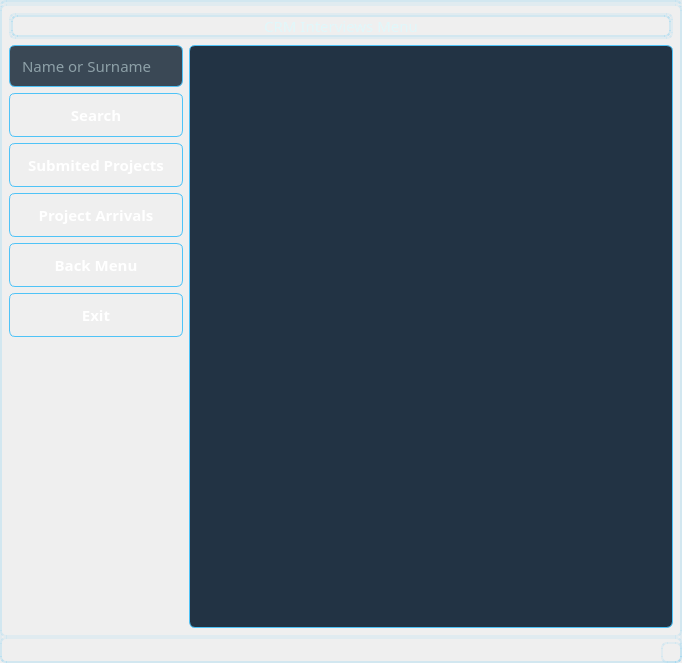
<?xml version="1.0" encoding="UTF-8"?>
<ui version="4.0">
 <class>MainWindow</class>
 <widget class="QMainWindow" name="MainWindow">
  <property name="geometry">
   <rect>
    <x>0</x>
    <y>0</y>
    <width>682</width>
    <height>663</height>
   </rect>
  </property>
  <property name="windowTitle">
   <string>MainWindow</string>
  </property>
  <property name="styleSheet">
   <string notr="true">/* === Genel Arka Plan ve Yazı Rengi === */
QWidget {
    background-color: qlineargradient(
        spread:pad, x1:0, y1:0, x2:1, y2:1,
        stop:0 #1A2A3A,
        stop:1 #223344
    );
    color: #E0F7FA;
    font-family: &quot;Segoe UI&quot;, sans-serif;
    font-size: 11pt;
    border: 2px solid rgba(79, 195, 247, 0.1);
    border-radius: 6px;
}

/* === QPushButton - Ana Butonlar === */
QPushButton {
    background: qlineargradient(x1:0, y1:0, x2:1, y2:1,
        stop:0 #03A9F4, stop:1 #0288D1);
    color: white;
    font-weight: bold;
    font-size: 11pt;
    border-radius: 6px;
    padding: 10px 18px;
    border: 1px solid #4FC3F7;
    box-shadow: 0px 5px 12px rgba(3, 169, 244, 0.3);
    transition: all 0.25s ease-in-out;
}

QPushButton:hover {
    background-color: #D32F2F;
    box-shadow: 0px 6px 16px rgba(211, 47, 47, 0.5);
    transform: scale(1.02);
}

QPushButton:pressed {
    background-color: #B71C1C;
    box-shadow: inset 0px 3px 6px rgba(0,0,0,0.3);
}

/* === QLineEdit === */
QLineEdit {
    background-color: rgba(38, 53, 68, 0.9);
    color: #E0F7FA;
    border: 1px solid #4FC3F7;
    border-radius: 6px;
    padding: 8px 10px;
    selection-background-color: #4FC3F7;
    selection-color: #1A2A3A;
    box-shadow: inset 1px 1px 3px rgba(0, 0, 0, 0.6);
}

/* === QComboBox === */
QComboBox {
    background-color: rgba(38, 53, 68, 0.9);
    color: #E0F7FA;
    border: 1px solid #4FC3F7;
    border-radius: 6px;
    padding: 8px;
    box-shadow: inset 1px 1px 3px rgba(0, 0, 0, 0.6);
}

QComboBox::drop-down {
    subcontrol-origin: padding;
    subcontrol-position: top right;
    width: 25px;
    background-color: #1B3B54;
    border-left: 1px solid #4FC3F7;
    border-top-right-radius: 6px;
    border-bottom-right-radius: 6px;
}

QComboBox::down-arrow {
    width: 10px;
    height: 10px;
    image: none;
}

QComboBox QAbstractItemView {
    background-color: #1B3B54;
    color: #E0F7FA;
    selection-background-color: #D32F2F;
    selection-color: white;
    border: 1px solid #4FC3F7;
    outline: none;
}

/* === QHeaderView - Tablo Başlıkları === */
QHeaderView::section {
    background-color: #0288D1;
    color: white;
    font-weight: bold;
    padding: 6px;
    border: none;
    border-bottom: 2px solid #4FC3F7;
}

/* === QTableView === */
QTableView {
    background-color: #223344;
    alternate-background-color: #2A3C50;
    gridline-color: #455A64;
    color: #E0F7FA;
    selection-background-color: #D32F2F;
    selection-color: white;
    border: 1px solid #4FC3F7;
}

QTableView::item {
    padding: 6px;
    border-bottom: 1px solid #4FC3F7;
}

QTableView::item:hover {
    background-color: rgba(255, 255, 255, 0.05);
}

/* === Tooltip === */
QToolTip {
    background-color: #0288D1;
    color: white;
    border: 1px solid #4FC3F7;
    padding: 4px;
    border-radius: 4px;
    font-size: 10pt;
}

/* === Scrollbar (opsiyonel) === */
QScrollBar:vertical {
    background: transparent;
    width: 10px;
}

QScrollBar::handle:vertical {
    background: #4FC3F7;
    min-height: 20px;
    border-radius: 5px;
}

QScrollBar::add-line:vertical,
QScrollBar::sub-line:vertical {
    height: 0px;
}

/* === QTabBar (sekme kullanıyorsan) === */
QTabBar::tab {
    background: #263544;
    color: #E0F7FA;
    padding: 8px 20px;
    border-top-left-radius: 8px;
    border-top-right-radius: 8px;
    margin-right: 2px;
}

QTabBar::tab:selected {
    background: #0288D1;
    font-weight: bold;
}

/* === Cam efekti isteyen panel (isteğe bağlı kullanım) === */
QWidget#GlassPanel {
    background-color: rgba(30, 50, 70, 0.4);
    border-radius: 10px;
    border: 1px solid rgba(255, 255, 255, 0.2);
}
</string>
  </property>
  <widget class="QWidget" name="centralwidget">
   <layout class="QGridLayout" name="gridLayout_4">
    <item row="0" column="0">
     <widget class="QSplitter" name="splitter">
      <property name="orientation">
       <enum>Qt::Horizontal</enum>
      </property>
      <widget class="QWidget" name="layoutWidget">
       <layout class="QGridLayout" name="gridLayout_3" columnstretch="40">
        <item row="0" column="0">
         <widget class="QLabel" name="label">
          <property name="maximumSize">
           <size>
            <width>16777215</width>
            <height>50</height>
           </size>
          </property>
          <property name="font">
           <font>
            <family>Segoe UI,sans-serif</family>
            <pointsize>11</pointsize>
           </font>
          </property>
          <property name="layoutDirection">
           <enum>Qt::LeftToRight</enum>
          </property>
          <property name="frameShape">
           <enum>QFrame::Box</enum>
          </property>
          <property name="text">
           <string>CRM Interviews Menu</string>
          </property>
          <property name="alignment">
           <set>Qt::AlignCenter</set>
          </property>
         </widget>
        </item>
       </layout>
      </widget>
     </widget>
    </item>
    <item row="1" column="0">
     <layout class="QGridLayout" name="gridLayout_2" columnstretch="15,85">
      <item row="0" column="0">
       <layout class="QGridLayout" name="gridLayout">
        <item row="0" column="0">
         <widget class="QLineEdit" name="lineEdit_ara">
          <property name="minimumSize">
           <size>
            <width>0</width>
            <height>9</height>
           </size>
          </property>
          <property name="maximumSize">
           <size>
            <width>16777215</width>
            <height>16777215</height>
           </size>
          </property>
          <property name="font">
           <font>
            <family>Segoe UI,sans-serif</family>
            <pointsize>11</pointsize>
           </font>
          </property>
          <property name="styleSheet">
           <string notr="true"/>
          </property>
          <property name="placeholderText">
           <string>Name or Surname</string>
          </property>
         </widget>
        </item>
        <item row="1" column="0">
         <widget class="QPushButton" name="pushButton_ara">
          <property name="maximumSize">
           <size>
            <width>16777215</width>
            <height>16777215</height>
           </size>
          </property>
          <property name="font">
           <font>
            <family>Segoe UI,sans-serif</family>
            <pointsize>11</pointsize>
            <weight>75</weight>
            <bold>true</bold>
           </font>
          </property>
          <property name="text">
           <string>Search</string>
          </property>
         </widget>
        </item>
        <item row="4" column="0">
         <widget class="QPushButton" name="pushButton_tercihler">
          <property name="maximumSize">
           <size>
            <width>16777215</width>
            <height>16777215</height>
           </size>
          </property>
          <property name="font">
           <font>
            <family>Segoe UI,sans-serif</family>
            <pointsize>11</pointsize>
            <weight>75</weight>
            <bold>true</bold>
           </font>
          </property>
          <property name="text">
           <string>Back Menu</string>
          </property>
         </widget>
        </item>
        <item row="5" column="0">
         <widget class="QPushButton" name="pushButton_exit">
          <property name="maximumSize">
           <size>
            <width>16777215</width>
            <height>16777215</height>
           </size>
          </property>
          <property name="font">
           <font>
            <family>Segoe UI,sans-serif</family>
            <pointsize>11</pointsize>
            <weight>75</weight>
            <bold>true</bold>
           </font>
          </property>
          <property name="text">
           <string>Exit</string>
          </property>
         </widget>
        </item>
        <item row="6" column="0">
         <spacer name="verticalSpacer">
          <property name="orientation">
           <enum>Qt::Vertical</enum>
          </property>
          <property name="sizeHint" stdset="0">
           <size>
            <width>20</width>
            <height>40</height>
           </size>
          </property>
         </spacer>
        </item>
        <item row="3" column="0">
         <widget class="QPushButton" name="pushButton_ProjesiGelmisOlanlar">
          <property name="maximumSize">
           <size>
            <width>16777215</width>
            <height>16777215</height>
           </size>
          </property>
          <property name="font">
           <font>
            <family>Segoe UI,sans-serif</family>
            <pointsize>11</pointsize>
            <weight>75</weight>
            <bold>true</bold>
           </font>
          </property>
          <property name="text">
           <string>Project Arrivals</string>
          </property>
         </widget>
        </item>
        <item row="2" column="0">
         <widget class="QPushButton" name="pushButton_projesiGonderilmisOlanlar">
          <property name="maximumSize">
           <size>
            <width>16777215</width>
            <height>16777215</height>
           </size>
          </property>
          <property name="font">
           <font>
            <family>Segoe UI,sans-serif</family>
            <pointsize>11</pointsize>
            <weight>75</weight>
            <bold>true</bold>
           </font>
          </property>
          <property name="text">
           <string>Submited Projects</string>
          </property>
         </widget>
        </item>
       </layout>
      </item>
      <item row="0" column="1">
       <widget class="QTableWidget" name="tableWidget"/>
      </item>
     </layout>
    </item>
   </layout>
  </widget>
  <widget class="QMenuBar" name="menubar">
   <property name="geometry">
    <rect>
     <x>0</x>
     <y>0</y>
     <width>682</width>
     <height>30</height>
    </rect>
   </property>
  </widget>
  <widget class="QStatusBar" name="statusbar"/>
 </widget>
 <resources/>
 <connections/>
</ui>
